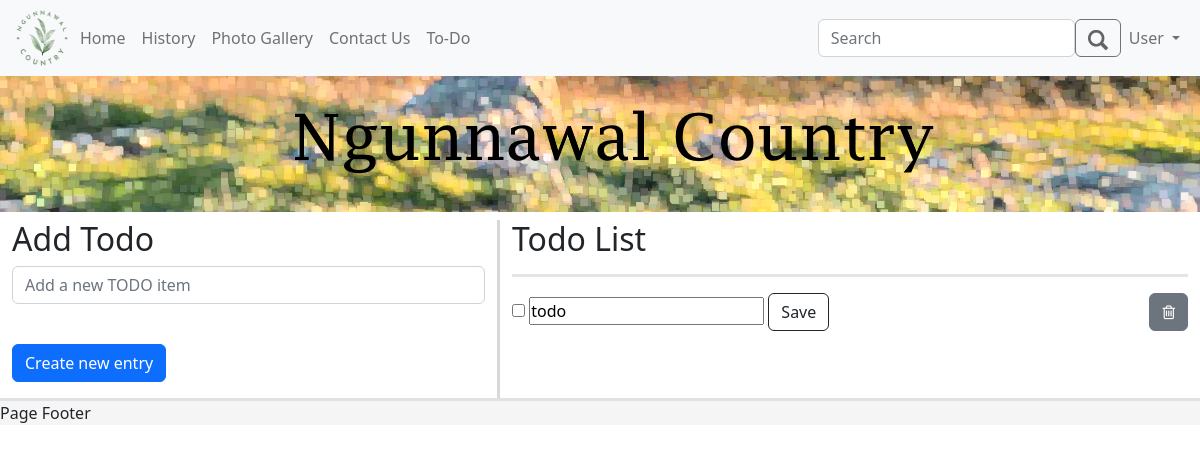
The app's page /todo (signed in), older data.
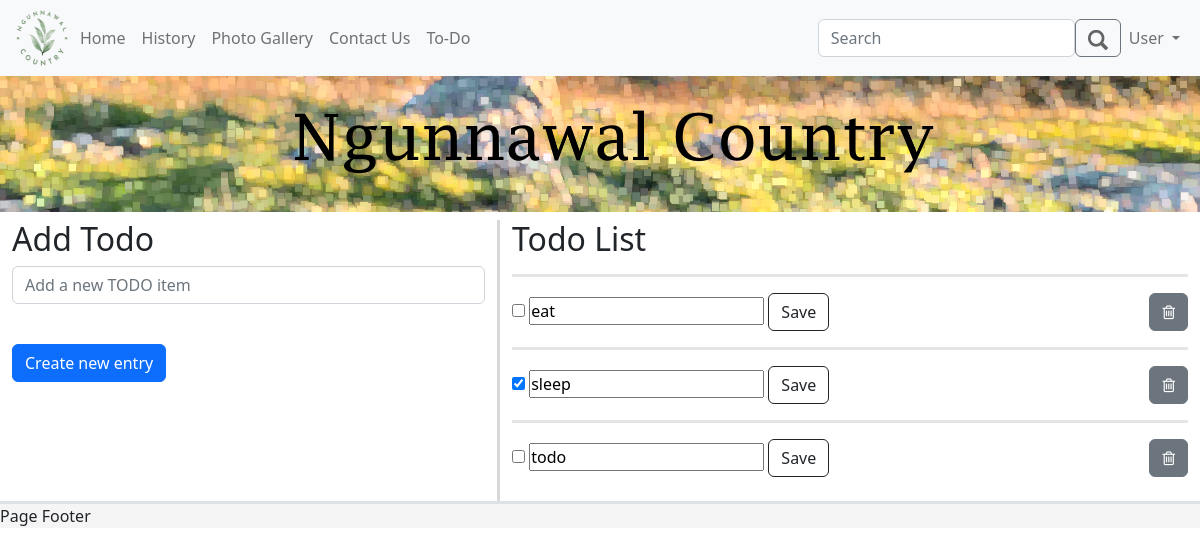
The same page, newer data.
### models.py (models this page shows, shortened)
class User(UserMixin, db.Model):
    id = db.Column(db.Integer, primary_key=True)
    email_address = db.Column(db.String(255), unique=True)
    name = db.Column(db.String(255))
    password_hash = db.Column(db.String(255))
    user_level = db.Column(db.Integer)

class todo (db.Model):
    id = db.Column(db.Integer, primary_key=True, autoincrement=True)
    user_id = db.Column(db.Integer)
    text = db.Column(db.Text)
    done = db.Column(db.Boolean)

### app.py (the view, shortened to what this page needs)
@app.route('/todo', methods=["POST", "GET"])
def todo_page():
    if current_user.is_anonymous:  # if the user isn't logged in
        all_todo = db.session.query(todo).filter_by(user_id=0).all()  # gets nothing
    else:
        all_todo = db.session.query(todo).filter_by(user_id=current_user.id).all()  # gets all todos of user logged in
    form = TodoForm()
    return render_template("todo.html", todos=all_todo, form=form, user=current_user)  # sends the user back to the to do page

### forms.py
class TodoForm(FlaskForm):
    text = StringField('text', validators=[DataRequired()], render_kw={"placeholder": "Add a new TODO item", "class": "form-control"})
    submit = SubmitField('Create new entry', render_kw={"class": "btn btn-primary"})

### models.py (called while the page is built)
@login.user_loader
def load_user(id):
    return User.query.get(int(id))

### templates/todo.html (shortened to what this page needs)
{% extends 'template.html' %}
{% block cellContent1 %}
    <div class="row">
        <div class="col-5 vertical-divider">
            <h2>Add Todo</h2>
            <form method="POST" action="">
                <p>
                    {{ form.text(size=32) }}<br>
                </p>
                <p>
                    {{ form.submit(size=32) }}<br>
                </p>
            </form>
        </div>
        <div class="col-7">
            <h2>Todo List</h2>
            {% for todo in todos %}
                <p>
                <hr class="horizontal-divider">
                <form class="todo-list" method="POST" action="/todoedit/{{ todo.id }}">
                    <input type="checkbox" name="done" {% if todo.done == True %}
                           checked {% endif %}>
                    <input type="text" title="{{ todo.dateAdded }}" value="{{ todo.text }}" name="text"
                           class="form-floating">
                    <button type="submit" value="update" class="btn btn-outline-dark">Save</button>
                </form>
                <form class="todo-list" method="GET" action="/todoedit/{{ todo.id }}">
                    <button style="float: right" type="submit" value="delete" class="btn btn-secondary"><i
                            class="fa fa-trash-o"></i></button>
                </form>
                <br>
            {% endfor %}
            <br>
        </div>
    </div>
{% endblock %}

### templates/template.html (shortened to what this page needs)
<!DOCTYPE html>
<html lang="en">
<head>
    <link rel="stylesheet" href="/static/ngunnawal.css">
    <link rel="stylesheet" href="/static/css/bootstrap.css">
    <link rel="stylesheet" href="https://cdnjs.cloudflare.com/ajax/libs/font-awesome/4.7.0/css/font-awesome.min.css">
</head>
<body>
<nav class="navbar navbar-expand-lg bg-light sticky-top">
    <div class="container-fluid">
        <a href="/">
            <img src="/static/images/logo.png" alt="logo" width="60" height="60">
        </a>
        <div class="collapse navbar-collapse" id="navbarNav">
            <ul class="navbar-nav">
                <li class="nav-item">
                    <a class="nav-link" href="/">Home</a>
                </li>
                <li class="nav-item">
                    <a class="nav-link" href="/history">History</a>
                </li>
                <li class="nav-item">
                    <a class="nav-link" href="/gallery">Photo Gallery</a>
                </li>
                {% if user.user_level == 2 %}
                    <li class="nav-item dropdown">
                        <a class="nav-link dropdown-toggle" href="/" id="navbarDropdown" role="button"
                           data-bs-toggle="dropdown" aria-expanded="false">
                            Contact Us
                        </a>
                        <ul class="dropdown-menu dropdown-menu-light"
                            aria-labelledby="navbarDropdown">
                            <li><a class="dropdown-item" href="/contact">Contact Page</a></li>
                            <div class="dropdown-divider"></div>
                            <li><a class="dropdown-item" href="/contact_messages">Contact Messages</a></li>
                        </ul>
                    </li>
                {% else %}
                    <li class="nav-item">
                        <a class="nav-link" href="/contact">Contact Us</a>
                    </li>
                {% endif %}
                <li class="nav-item">
                    <a class="nav-link" href="/todo">To-Do</a>
                </li>
            </ul>
        </div>
        <form class="d-flex" role="search">
            <input class="form-control" type="search" placeholder="Search" aria-label="Search">
            <button class="btn btn-outline-secondary" type="submit"><img src="/static/images/search.png" width="20"
                                                                         style="opacity: 60%"></button>
        </form>
        <div class="nav navbar-nav">
            {% if user.is_anonymous %}
                <li class="nav-item dropdown">
                    <a class="nav-link dropdown-toggle" href="/" id="navbarDropdown" role="button"
                       data-bs-toggle="dropdown" aria-expanded="false">
                        Log in
                    </a>
                    <ul class="dropdown-menu dropdown-menu-light dropdown-menu-end" aria-labelledby="navbarDropdown">
                        <li><a class="dropdown-item" href="/login">Log In</a></li>
                        <div class="dropdown-divider"></div>
                        <li><a class="dropdown-item" href="/register">Register Account</a></li>
                    </ul>
                </li>
            {% else %}
                <li class="nav-item dropdown">
                    <a class="nav-link dropdown-toggle" href="/" id="navbarDropdown" role="button"
                       data-bs-toggle="dropdown" aria-expanded="false">
                        {{ user.name }}
                    </a>
                </li>
            {% endif %}
        </div>
    </div>
</nav>
<div class="banner">
    <img src="/static/images/banner.png" alt="website banner">
</div>
<div class="container-fluid">
    <div class="row">
        <div class="col-12 align-centre">
        </div>
    </div>
    <div class="row">
        <div class="col-12">
            {% block cellContent1 %} {% endblock %}
        </div>
    </div>
</div>
<div class="footer sticky-bottom border-top border-3">
    Page Footer
</div>
</body>
</html>

### static/ngunnawal.css (style rules this page uses)
* { margin: 0; padding: 0; box-sizing: border-box; }
body { background-color: #cff2ec; }
.banner > img { display: block; margin-left: auto; margin-right: auto; max-height: 100%; max-width: 100%; height: auto; }
.align-centre { text-align: center; }
.todo-list { display: inline; }
.footer { overflow: hidden; background-color: rgb(245, 245, 245); width: 100%; bottom: 0; }
hr.horizontal-divider { border-top: 3px solid #969696; }
.vertical-divider { border-right: 3px solid #d8d8d8; }

Row changes from the older to the newer data that the page shows:
added todo: text "eat"
added todo: done "☑", text "sleep"
